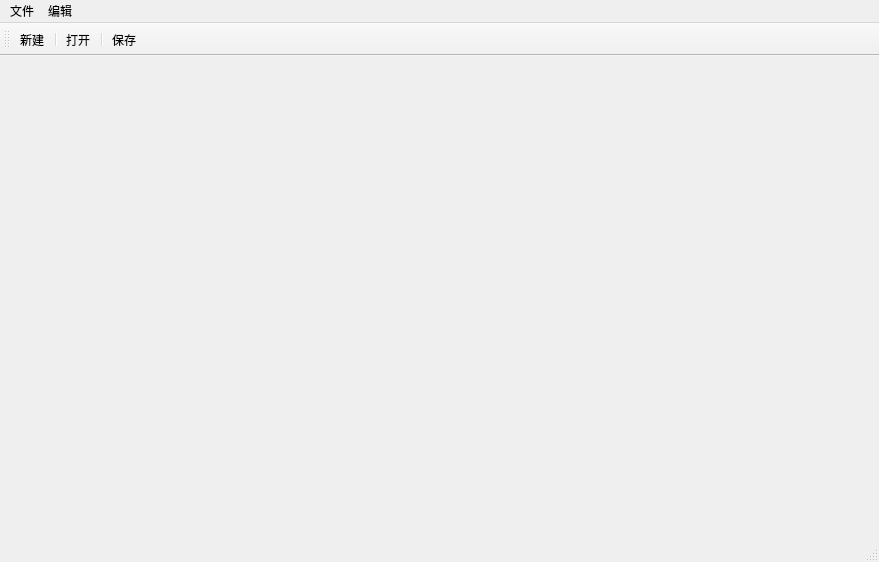
<?xml version="1.0" encoding="UTF-8"?>
<ui version="4.0">
 <class>MainWindow</class>
 <widget class="QMainWindow" name="MainWindow">
  <property name="geometry">
   <rect>
    <x>0</x>
    <y>0</y>
    <width>879</width>
    <height>562</height>
   </rect>
  </property>
  <property name="windowTitle">
   <string>MainWindow</string>
  </property>
  <widget class="QWidget" name="centralWidget"/>
  <widget class="QMenuBar" name="menuBar">
   <property name="geometry">
    <rect>
     <x>0</x>
     <y>0</y>
     <width>879</width>
     <height>23</height>
    </rect>
   </property>
   <widget class="QMenu" name="menu">
    <property name="title">
     <string>文件</string>
    </property>
    <addaction name="actionnew"/>
    <addaction name="actionopen"/>
    <addaction name="separator"/>
    <addaction name="actionsave"/>
   </widget>
   <widget class="QMenu" name="menu_2">
    <property name="title">
     <string>编辑</string>
    </property>
    <addaction name="actioncopy"/>
    <addaction name="actionpaste"/>
   </widget>
   <addaction name="menu"/>
   <addaction name="menu_2"/>
  </widget>
  <widget class="QToolBar" name="mainToolBar">
   <attribute name="toolBarArea">
    <enum>TopToolBarArea</enum>
   </attribute>
   <attribute name="toolBarBreak">
    <bool>false</bool>
   </attribute>
   <addaction name="actionnew"/>
   <addaction name="separator"/>
   <addaction name="actionopen"/>
   <addaction name="separator"/>
   <addaction name="actionsave"/>
  </widget>
  <widget class="QStatusBar" name="statusBar"/>
  <action name="actionnew">
   <property name="text">
    <string>新建</string>
   </property>
  </action>
  <action name="actionopen">
   <property name="text">
    <string>打开</string>
   </property>
  </action>
  <action name="actionsave">
   <property name="text">
    <string>保存</string>
   </property>
  </action>
  <action name="actioncopy">
   <property name="text">
    <string>复制</string>
   </property>
  </action>
  <action name="actionpaste">
   <property name="text">
    <string>粘贴</string>
   </property>
  </action>
 </widget>
 <layoutdefault spacing="6" margin="11"/>
 <resources/>
 <connections/>
</ui>
